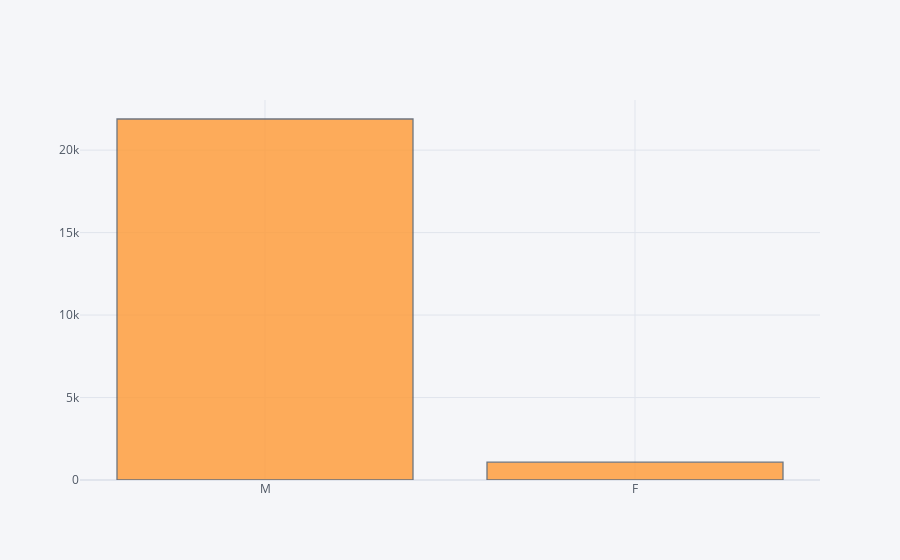

This figure's notebook cell:
### Code cell
df['Sex'].iplot(kind='hist')

### Figure 1 — Plotly figure (JSON) as saved in the notebook; plotly's stock layout.template omitted (floating-point values rounded to 4 significant figures; data arrays with more than 128 entries replaced by an {"elided": "..."} marker saying what was removed)
{"data": [{"histfunc": "count", "histnorm": "", "marker": {"color": "rgba(255, 153, 51, 1.0)", "line": {"color": "#4D5663", "width": 1.3}}, "name": "Sex", "opacity": 0.8, "orientation": "v", "type": "histogram", "x": {"elided": "23655 str values"}}], "layout": {"barmode": "overlay", "legend": {"bgcolor": "#F5F6F9", "font": {"color": "#4D5663"}}, "paper_bgcolor": "#F5F6F9", "plot_bgcolor": "#F5F6F9", "title": {"font": {"color": "#4D5663"}}, "xaxis": {"gridcolor": "#E1E5ED", "showgrid": true, "tickfont": {"color": "#4D5663"}, "title": {"font": {"color": "#4D5663"}, "text": ""}, "zerolinecolor": "#E1E5ED"}, "yaxis": {"gridcolor": "#E1E5ED", "showgrid": true, "tickfont": {"color": "#4D5663"}, "title": {"font": {"color": "#4D5663"}, "text": ""}, "zerolinecolor": "#E1E5ED"}}}
